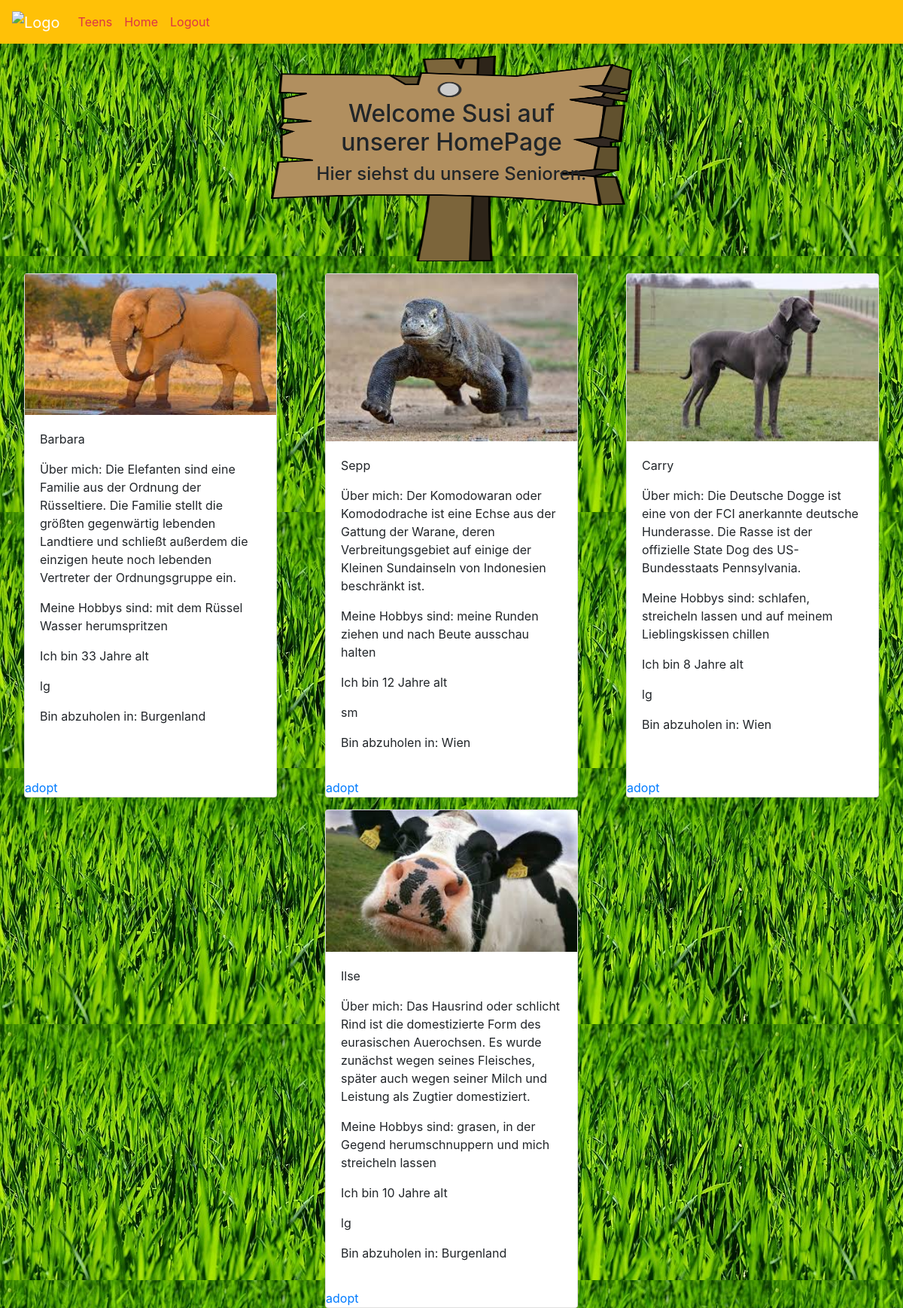
The page /senior.php (signed in) on the database its author committed.
### tables this page shows
CREATE TABLE `users` (
  `user_id` int(11) NOT NULL,
  `userName` varchar(30) NOT NULL,
  `userEmail` varchar(60) NOT NULL,
  `userPass` varchar(255) NOT NULL,
  `status` enum('user','admin') DEFAULT 'user'
);

CREATE TABLE `animals` (
  `animal_id` int(11) NOT NULL,
  `name` varchar(50) NOT NULL,
  `img` text NOT NULL,
  `description` varchar(250) DEFAULT NULL,
  `age` int(20) NOT NULL,
  `hobbies` varchar(200) DEFAULT NULL,
  `typ` enum('sm','lg') NOT NULL,
  `fk_location_city` varchar(100) DEFAULT NULL
);

### senior.php (the view, shortened to what this page needs)
<?php
	require_once 'db_conn.php';
	$res = mysqli_query($conn, "SELECT * FROM users WHERE user_id=".$_SESSION['user']);
	$userRow = mysqli_fetch_array($res, MYSQLI_ASSOC);
	$resPets = mysqli_query($conn, "SELECT * FROM `animals` WHERE `age` >7");
?>
<!DOCTYPE html>
<html>
<head>
	<link rel="stylesheet" href="https://stackpath.bootstrapcdn.com/bootstrap/4.5.0/css/bootstrap.min.css">
	<link rel="stylesheet" type="text/css" href="style.css">
</head>
<body>
	<nav class="navbar navbar-expand-sm bg-warning navbar-dark sticky-top">
		<a class="navbar-brand" href="home.php">
    		<img src="img/logo.png" alt="Logo" style="width:60px;">
  		</a>
  		<ul class="navbar-nav">
    		<li class="nav-item">
      			<a class="nav-link text-danger" href="general.php">Teens</a>
    		</li>
    		<li class="nav-item">
      			<a class="nav-link text-danger" href="home.php">Home</a>
    		</li>
    		<li class="nav-item">
      			<a class="nav-link text-danger" href="logout.php?logout">Logout</a>
    		</li>
  		</ul>
	</nav>
	<div class="container-fluid">
		<div class="welcome mt-3">
			<p class="h2"> Welcome <?php echo $userRow['userName']?> auf unserer HomePage </p>
			<p class="h4">Hier siehst du unsere Senioren.</p>
		</div>
		<div class="row justify-content-around">
		<?php
			if(mysqli_num_rows($resPets) == 0) {
				echo "no Pets";
			}else {
				$rows = $resPets->fetch_all(MYSQLI_ASSOC);
				foreach ($rows as $value) {
					echo "<div class='card self mt-3'>
							<img class='img-fluid' src='img/".$value["img"]."'>
  							<div class='card-body'>
  								<p>".$value["name"]."</p>
  								<p>Über mich: ".$value["description"]."</p>
  								<p>Meine Hobbys sind: ".$value["hobbies"]."</p>
  								<p>Ich bin ".$value["age"]." Jahre alt</p>
  								<p>".$value["typ"]."</p>
  								<p>Bin abzuholen in: ".$value["fk_location_city"]."</p>
  							</div>
							<a href=''>adopt</a>
					 </div>";
				}
			}
		?>
		</div>
	</div>
</body>
</html>

### style.css (style rules this page uses)
body { background-image: url("img/body.jpg"); }
.self { width: 21em; }
.welcome { width: 30em; padding: 5% 5% 8% 5%; margin: auto; text-align: center; border-radius: 1%; background-image: url("img/schild.png"); background-size: 100% 100%; }

### rows shown on the page
users: userName "Susi"
animals: img (picture), name "Barbara", description "Die Elefanten sind eine Familie aus der Ordnung der Rüsseltiere. Die Familie stellt die größten gegenwärtig lebenden Landtiere und schließt außerdem die einzigen heute noch lebenden Vertreter der Ordnungsgruppe ein.", hobbies "mit dem Rüssel Wasser herumspritzen", age "33", typ "lg", fk_location_city "Burgenland"
animals: img (picture), name "Sepp", description "Der Komodowaran oder Komododrache ist eine Echse aus der Gattung der Warane, deren Verbreitungsgebiet auf einige der Kleinen Sundainseln von Indonesien beschränkt ist.", hobbies "meine Runden ziehen und nach Beute ausschau halten", age "12", typ "sm", fk_location_city "Wien"
animals: img (picture), name "Carry", description "Die Deutsche Dogge ist eine von der FCI anerkannte deutsche Hunderasse. Die Rasse ist der offizielle State Dog des US-Bundesstaats Pennsylvania.", hobbies "schlafen, streicheln lassen und auf meinem Lieblingskissen chillen", age "8", typ "lg", fk_location_city "Wien"
animals: img (picture), name "Ilse", description "Das Hausrind oder schlicht Rind ist die domestizierte Form des eurasischen Auerochsen. Es wurde zunächst wegen seines Fleisches, später auch wegen seiner Milch und Leistung als Zugtier domestiziert.", hobbies "grasen, in der Gegend herumschnuppern und mich streicheln lassen", age "10", typ "lg", fk_location_city "Burgenland"
